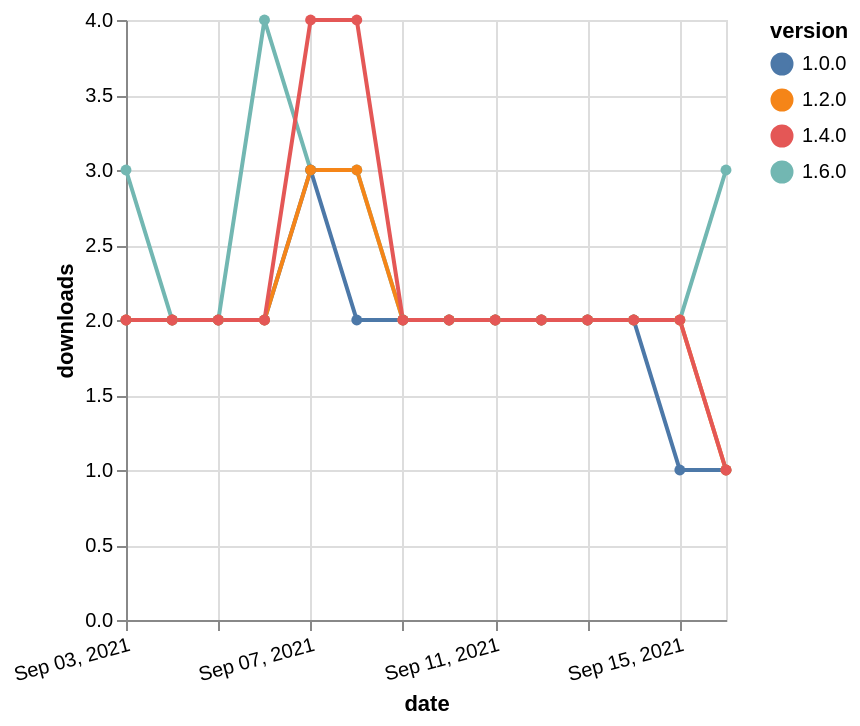

Vega-Lite specification stored for this chart:
### Vega-Lite specification from a JSON file in a GitHub repository (floating-point values rounded to 4 significant figures)
{"$schema": "https://vega.github.io/schema/vega-lite/v5.json", "description": "A simple bar chart with embedded data.", "data": {"values": [{"date": "2021-09-03", "total": 237, "delta": 3, "version": "1.6.0"}, {"date": "2021-09-04", "total": 239, "delta": 2, "version": "1.6.0"}, {"date": "2021-09-05", "total": 241, "delta": 2, "version": "1.6.0"}, {"date": "2021-09-06", "total": 245, "delta": 4, "version": "1.6.0"}, {"date": "2021-09-07", "total": 248, "delta": 3, "version": "1.6.0"}, {"date": "2021-09-08", "total": 251, "delta": 3, "version": "1.6.0"}, {"date": "2021-09-09", "total": 253, "delta": 2, "version": "1.6.0"}, {"date": "2021-09-10", "total": 255, "delta": 2, "version": "1.6.0"}, {"date": "2021-09-11", "total": 257, "delta": 2, "version": "1.6.0"}, {"date": "2021-09-12", "total": 259, "delta": 2, "version": "1.6.0"}, {"date": "2021-09-13", "total": 261, "delta": 2, "version": "1.6.0"}, {"date": "2021-09-14", "total": 263, "delta": 2, "version": "1.6.0"}, {"date": "2021-09-15", "total": 265, "delta": 2, "version": "1.6.0"}, {"date": "2021-09-16", "total": 268, "delta": 3, "version": "1.6.0"}, {"date": "2021-09-03", "total": 1469, "delta": 2, "version": "1.0.0"}, {"date": "2021-09-04", "total": 1471, "delta": 2, "version": "1.0.0"}, {"date": "2021-09-05", "total": 1473, "delta": 2, "version": "1.0.0"}, {"date": "2021-09-06", "total": 1475, "delta": 2, "version": "1.0.0"}, {"date": "2021-09-07", "total": 1478, "delta": 3, "version": "1.0.0"}, {"date": "2021-09-08", "total": 1480, "delta": 2, "version": "1.0.0"}, {"date": "2021-09-09", "total": 1482, "delta": 2, "version": "1.0.0"}, {"date": "2021-09-10", "total": 1484, "delta": 2, "version": "1.0.0"}, {"date": "2021-09-11", "total": 1486, "delta": 2, "version": "1.0.0"}, {"date": "2021-09-12", "total": 1488, "delta": 2, "version": "1.0.0"}, {"date": "2021-09-13", "total": 1490, "delta": 2, "version": "1.0.0"}, {"date": "2021-09-14", "total": 1492, "delta": 2, "version": "1.0.0"}, {"date": "2021-09-15", "total": 1493, "delta": 1, "version": "1.0.0"}, {"date": "2021-09-16", "total": 1494, "delta": 1, "version": "1.0.0"}, {"date": "2021-09-03", "total": 1016, "delta": 2, "version": "1.2.0"}, {"date": "2021-09-04", "total": 1018, "delta": 2, "version": "1.2.0"}, {"date": "2021-09-05", "total": 1020, "delta": 2, "version": "1.2.0"}, {"date": "2021-09-06", "total": 1022, "delta": 2, "version": "1.2.0"}, {"date": "2021-09-07", "total": 1025, "delta": 3, "version": "1.2.0"}, {"date": "2021-09-08", "total": 1028, "delta": 3, "version": "1.2.0"}, {"date": "2021-09-09", "total": 1030, "delta": 2, "version": "1.2.0"}, {"date": "2021-09-10", "total": 1032, "delta": 2, "version": "1.2.0"}, {"date": "2021-09-11", "total": 1034, "delta": 2, "version": "1.2.0"}, {"date": "2021-09-12", "total": 1036, "delta": 2, "version": "1.2.0"}, {"date": "2021-09-13", "total": 1038, "delta": 2, "version": "1.2.0"}, {"date": "2021-09-14", "total": 1040, "delta": 2, "version": "1.2.0"}, {"date": "2021-09-15", "total": 1042, "delta": 2, "version": "1.2.0"}, {"date": "2021-09-16", "total": 1043, "delta": 1, "version": "1.2.0"}, {"date": "2021-09-03", "total": 718, "delta": 2, "version": "1.4.0"}, {"date": "2021-09-04", "total": 720, "delta": 2, "version": "1.4.0"}, {"date": "2021-09-05", "total": 722, "delta": 2, "version": "1.4.0"}, {"date": "2021-09-06", "total": 724, "delta": 2, "version": "1.4.0"}, {"date": "2021-09-07", "total": 728, "delta": 4, "version": "1.4.0"}, {"date": "2021-09-08", "total": 732, "delta": 4, "version": "1.4.0"}, {"date": "2021-09-09", "total": 734, "delta": 2, "version": "1.4.0"}, {"date": "2021-09-10", "total": 736, "delta": 2, "version": "1.4.0"}, {"date": "2021-09-11", "total": 738, "delta": 2, "version": "1.4.0"}, {"date": "2021-09-12", "total": 740, "delta": 2, "version": "1.4.0"}, {"date": "2021-09-13", "total": 742, "delta": 2, "version": "1.4.0"}, {"date": "2021-09-14", "total": 744, "delta": 2, "version": "1.4.0"}, {"date": "2021-09-15", "total": 746, "delta": 2, "version": "1.4.0"}, {"date": "2021-09-16", "total": 747, "delta": 1, "version": "1.4.0"}]}, "width": "container", "mark": {"type": "line", "point": {"filled": true}}, "encoding": {"x": {"field": "date", "type": "temporal", "timeUnit": "yearmonthdate", "title": "date", "axis": {"labelAngle": -15}}, "y": {"field": "delta", "type": "quantitative", "title": "downloads"}, "color": {"field": "version", "type": "nominal"}, "tooltip": {"field": "delta"}}}
